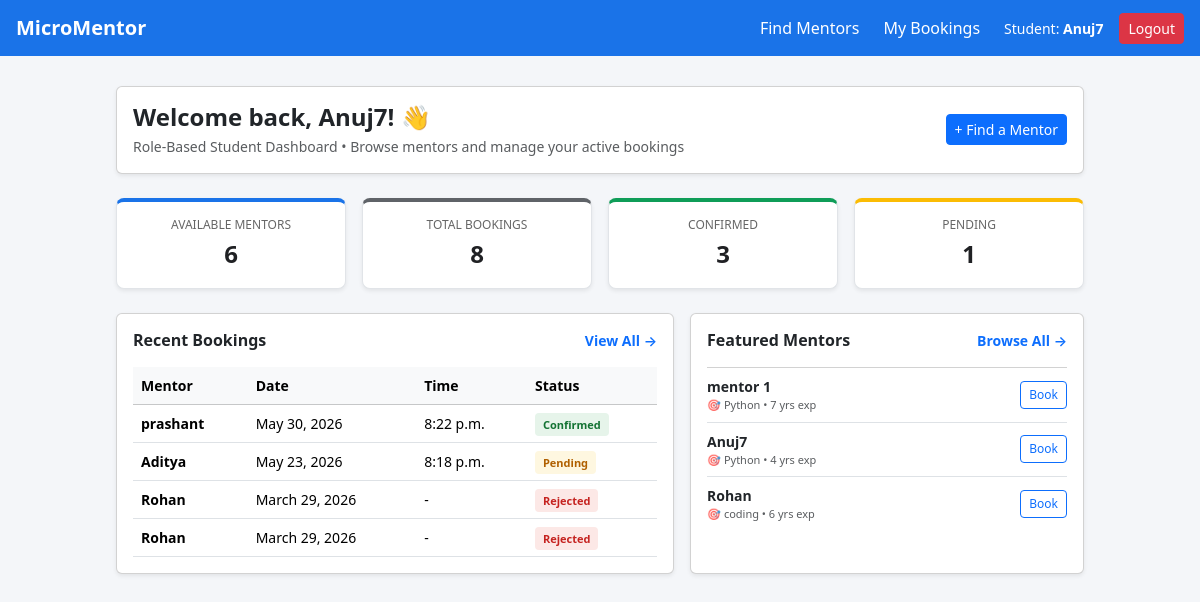
Page /dashboard/ (signed in) on the committed database.
### mentors/models.py (models this page shows, shortened)
class Booking(models.Model):
    mentor = models.ForeignKey(Mentor, on_delete=models.CASCADE)
    student = models.ForeignKey(User, on_delete=models.CASCADE)
    date = models.DateField(null=True, blank=True)
    time = models.TimeField(null=True, blank=True)
    status = models.CharField(max_length=20, default='pending')
    class Meta:
        unique_together = ['student', 'mentor', 'date', 'time']  # 🔥 updated

class Mentor(models.Model):
    user = models.OneToOneField(User, on_delete=models.CASCADE)
    expertise = models.CharField(max_length=200)
    experience = models.IntegerField()
    skill=models.CharField(max_length=100)
    is_available = models.BooleanField(default=True)
    phone = models.CharField(max_length=15, null=True, blank=True)

### accounts/views.py (the view)
# urls.py: path('dashboard/', views.dashboard, name='dashboard'),
@login_required
def dashboard(request):
    bookings = Booking.objects.filter(student=request.user).order_by('-id')
    total_bookings = bookings.count()
    pending_bookings = bookings.filter(status='pending').count()
    accepted_bookings = bookings.filter(status='accepted').count()
    recent_bookings = bookings[:4]
    available_mentors = Mentor.objects.filter(is_available=True)[:3]
    total_mentors = Mentor.objects.filter(is_available=True).count()
    return render(request, 'dashboard.html', {
        'total_bookings': total_bookings,
        'pending_bookings': pending_bookings,
        'accepted_bookings': accepted_bookings,
        'recent_bookings': recent_bookings,
        'available_mentors': available_mentors,
        'total_mentors': total_mentors,
    })

### templates/dashboard.html (shortened to what this page needs)
<!DOCTYPE html>
<html lang="en">
<head>
    <link href="https://cdn.jsdelivr.net/npm/bootstrap@5.3.2/dist/css/bootstrap.min.css" rel="stylesheet">
</head>
<body>
    <nav class="navbar navbar-expand navbar-dark navbar-custom px-3">
        <a class="navbar-brand fw-bold" href="/dashboard/">MicroMentor</a>
        <div class="navbar-nav ms-auto align-items-center gap-2">
            <a class="nav-link text-white" href="/mentor/mentors/">Find Mentors</a>
            <a class="nav-link text-white" href="/mentor/my-bookings/">My Bookings</a>
            <span class="text-white small ms-2">Student: <strong>{{ request.user.username }}</strong></span>
            <a class="btn btn-sm btn-danger ms-2" href="/logout/">Logout</a>
        </div>
    </nav>
    <div class="container">
        <div class="card p-3 mb-4 shadow-sm">
            <div class="d-flex justify-content-between align-items-center flex-wrap gap-2">
                <div>
                    <h1 class="h4 mb-1 fw-bold">Welcome back, {{ request.user.username }}! 👋</h1>
                    <p class="text-muted small mb-0">Role-Based Student Dashboard • Browse mentors and manage your active bookings</p>
                </div>
                <a href="/mentor/mentors/" class="btn btn-primary btn-sm">+ Find a Mentor</a>
            </div>
        </div>
        <div class="row g-3 mb-4">
            <div class="col-6 col-md-3">
                <div class="stat-card border-blue shadow-sm">
                    <h3>Available Mentors</h3>
                    <div class="val">{{ total_mentors }}</div>
                </div>
            </div>
            <div class="col-6 col-md-3">
                <div class="stat-card border-gray shadow-sm">
                    <h3>Total Bookings</h3>
                    <div class="val">{{ total_bookings }}</div>
                </div>
            </div>
            <div class="col-6 col-md-3">
                <div class="stat-card border-green shadow-sm">
                    <h3>Confirmed</h3>
                    <div class="val">{{ accepted_bookings }}</div>
                </div>
            </div>
            <div class="col-6 col-md-3">
                <div class="stat-card border-yellow shadow-sm">
                    <h3>Pending</h3>
                    <div class="val">{{ pending_bookings }}</div>
                </div>
            </div>
        </div>
        <div class="row g-3">
            <div class="col-lg-7">
                <div class="card p-3 shadow-sm h-100">
                    <div class="d-flex justify-content-between align-items-center mb-3">
                        <h2 class="h6 fw-bold mb-0">Recent Bookings</h2>
                        <a href="/mentor/my-bookings/" class="small text-decoration-none fw-semibold">View All →</a>
                    </div>
                    {% if recent_bookings %}
                    <div class="table-responsive">
                        <table class="table table-hover align-middle small mb-0">
                            <thead class="table-light">
                                <tr>
                                    <th>Mentor</th>
                                    <th>Date</th>
                                    <th>Time</th>
                                    <th>Status</th>
                                </tr>
                            </thead>
                            <tbody>
                                {% for b in recent_bookings %}
                                <tr>
                                    <td class="fw-bold">{{ b.mentor.user.username }}</td>
                                    <td>{{ b.date }}</td>
                                    <td>{{ b.time|default:"-" }}</td>
                                    <td>
                                        {% if b.status == "accepted" %}
                                            <span class="badge-status badge-accepted">Confirmed</span>
                                        {% elif b.status == "rejected" %}
                                            <span class="badge-status badge-rejected">Rejected</span>
                                        {% elif b.status == "cancelled" %}
                                            <span class="badge-status badge-cancelled">Cancelled</span>
                                        {% else %}
                                            <span class="badge-status badge-pending">Pending</span>
                                        {% endif %}
                                    </td>
                                </tr>
                                {% endfor %}
                            </tbody>
                        </table>
                    </div>
                    {% else %}
                    <div class="text-center text-muted py-4 small">
                        <p class="mb-2">No booked sessions yet.</p>
                        <a href="/mentor/mentors/" class="btn btn-outline-primary btn-sm">Browse Mentors</a>
                    </div>
                    {% endif %}
                </div>
            </div>
            <div class="col-lg-5">
                <div class="card p-3 shadow-sm h-100">
                    <div class="d-flex justify-content-between align-items-center mb-3">
                        <h2 class="h6 fw-bold mb-0">Featured Mentors</h2>
                        <a href="/mentor/mentors/" class="small text-decoration-none fw-semibold">Browse All →</a>
                    </div>
                    {% if available_mentors %}
                    <div class="list-group list-group-flush">
                        {% for m in available_mentors %}
                        <div class="list-group-item px-0 py-2 d-flex justify-content-between align-items-center">
                            <div>
                                <div class="fw-bold small">{{ m.user.username }}</div>
                                <div class="text-muted" style="font-size: 11px;">🎯 {{ m.skill }} • {{ m.experience }} yrs exp</div>
                            </div>
                            <a href="/mentor/book/{{ m.id }}/" class="btn btn-sm btn-outline-primary py-1 px-2" style="font-size: 12px;">Book</a>
                        </div>
                        {% endfor %}
                    </div>
                    {% else %}
                    <div class="text-center text-muted py-4 small">
                        No mentors available currently.
                    </div>
                    {% endif %}
                </div>
            </div>
        </div>
    </div>
</body>
</html>

### templates/dashboard.html (style rules this page uses)
body { background-color: #f4f6f9; color: #333; }
.navbar-custom { background-color: #1a73e8; }
.container { max-width: 1000px; margin: 30px auto; padding: 0 16px; }
.stat-card { background: #ffffff; border: 1px solid #e1e4e8; border-radius: 8px; padding: 16px; text-align: center; }
.stat-card h3 { font-size: 12px; color: #666; margin-bottom: 4px; text-transform: uppercase; }
.stat-card .val { font-size: 24px; font-weight: bold; color: #202124; }
.border-blue { border-top: 4px solid #1a73e8; }
.border-gray { border-top: 4px solid #5f6368; }
.border-green { border-top: 4px solid #0f9d58; }
.border-yellow { border-top: 4px solid #fbbc04; }
.badge-status { font-size: 11px; padding: 4px 8px; border-radius: 4px; font-weight: bold; }
.badge-accepted { background: #e6f4ea; color: #137333; }
.badge-pending { background: #fef7e0; color: #b06000; }
.badge-rejected { background: #fce8e6; color: #c5221f; }

### rows in the picture
Booking: mentor.user.username "prashant", date "May 30, 2026", time "8:22 p.m.", status "Confirmed"
Booking: mentor.user.username "Aditya", date "May 23, 2026", time "8:18 p.m.", status "Pending"
Booking: mentor.user.username "Rohan", date "March 29, 2026", time "-", status "Rejected"
Booking: mentor.user.username "Rohan", date "March 29, 2026", time "-", status "Rejected"
Mentor: user.username "mentor 1", skill "Python", experience "7"
Mentor: user.username "Anuj7", skill "Python", experience "4"
Mentor: user.username "Rohan", skill "coding", experience "6"

### other values in the picture
{{ request.user.username }} "Anuj7"
{{ total_mentors }} "6"
{{ total_bookings }} "8"
{{ accepted_bookings }} "3"
{{ pending_bookings }} "1"
